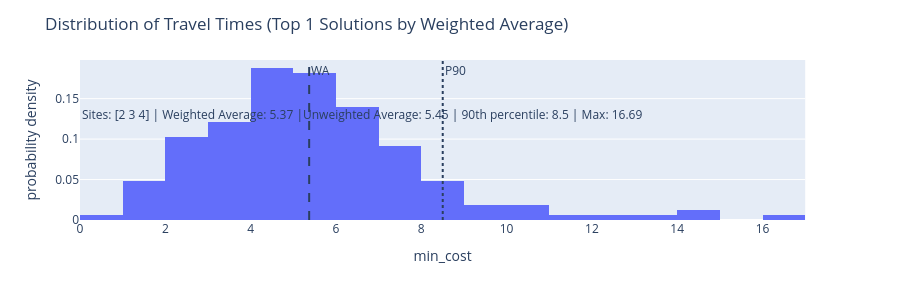

Source (notebook cell):
### Markdown cell above
### Travel Time Distributions for best outputs

### Code cell
solutions.plot_travel_time_distribution()

### Figure 1 — Plotly figure (JSON) as saved in the notebook; plotly's stock layout.template omitted (floating-point values rounded to 4 significant figures; data arrays with more than 128 entries replaced by an {"elided": "..."} marker saying what was removed)
{"data": [{"bingroup": "x", "histnorm": "probability density", "hovertemplate": "label=Sites: [2 3 4] | Weighted Average: 5.37 |Unweighted Average: 5.45 | 90th percentile: 8.5 | Max: 16.69<br>min_cost=%{x}<br>probability density=%{y}<extra></extra>", "legendgroup": "", "marker": {"color": "#636efa", "pattern": {"shape": ""}}, "name": "", "nbinsx": 30, "orientation": "v", "showlegend": false, "type": "histogram", "x": {"elided": "165 float values"}, "xaxis": "x", "yaxis": "y"}], "layout": {"annotations": [{"showarrow": false, "text": "Sites: [2 3 4] | Weighted Average: 5.37 |Unweighted Average: 5.45 | 90th percentile: 8.5 | Max: 16.69", "textangle": 0, "x": 0, "xanchor": "left", "xref": "paper", "y": 0.595, "yanchor": "bottom", "yref": "paper"}, {"showarrow": false, "text": "WA", "x": 5.372, "xanchor": "left", "xref": "x", "y": 1, "yanchor": "top", "yref": "y domain"}, {"showarrow": false, "text": "P90", "x": 8.503, "xanchor": "left", "xref": "x", "y": 1, "yanchor": "top", "yref": "y domain"}], "barmode": "relative", "height": 300, "legend": {"tracegroupgap": 0}, "margin": {"t": 60}, "shapes": [{"line": {"dash": "dash"}, "type": "line", "x0": 5.372, "x1": 5.372, "xref": "x", "y0": 0, "y1": 1, "yref": "y domain"}, {"line": {"dash": "dot"}, "type": "line", "x0": 8.503, "x1": 8.503, "xref": "x", "y0": 0, "y1": 1, "yref": "y domain"}], "title": {"text": "Distribution of Travel Times (Top 1 Solutions by Weighted Average)"}, "xaxis": {"anchor": "y", "domain": [0, 0.98], "title": {"text": "min_cost"}}, "yaxis": {"anchor": "x", "domain": [0, 1], "title": {"text": "probability density"}}}}
